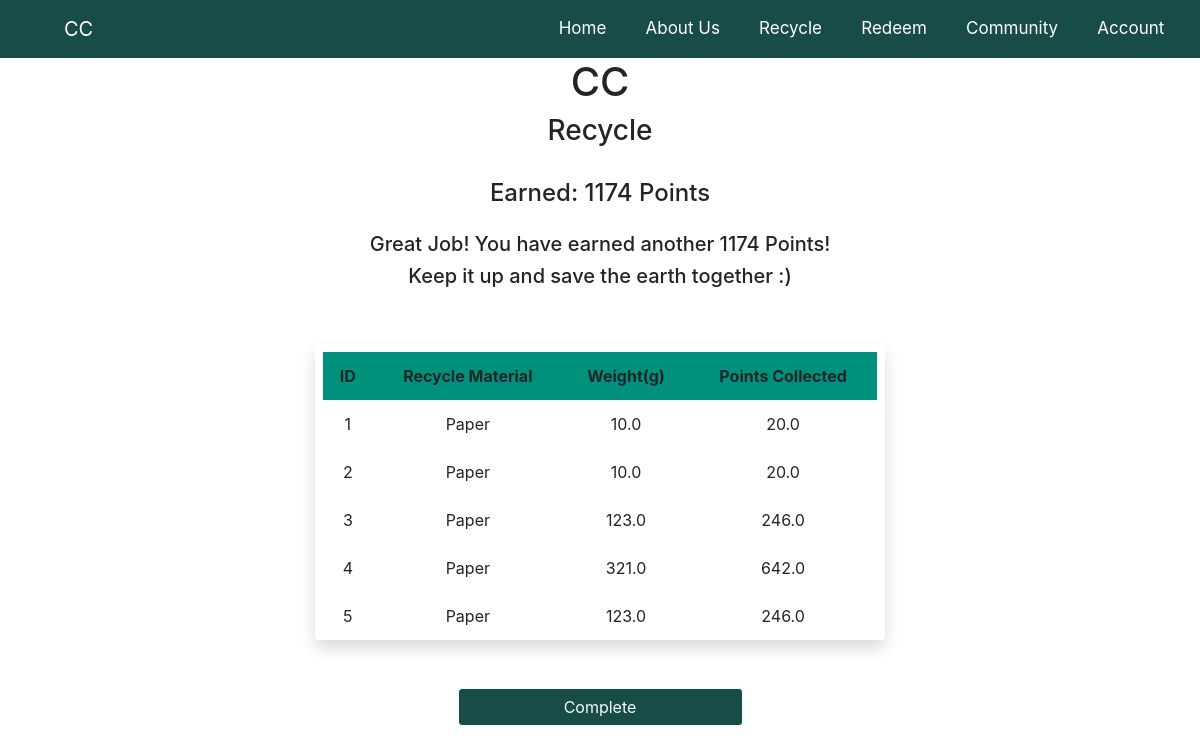
The page /process3/1 on the database as committed earlier.
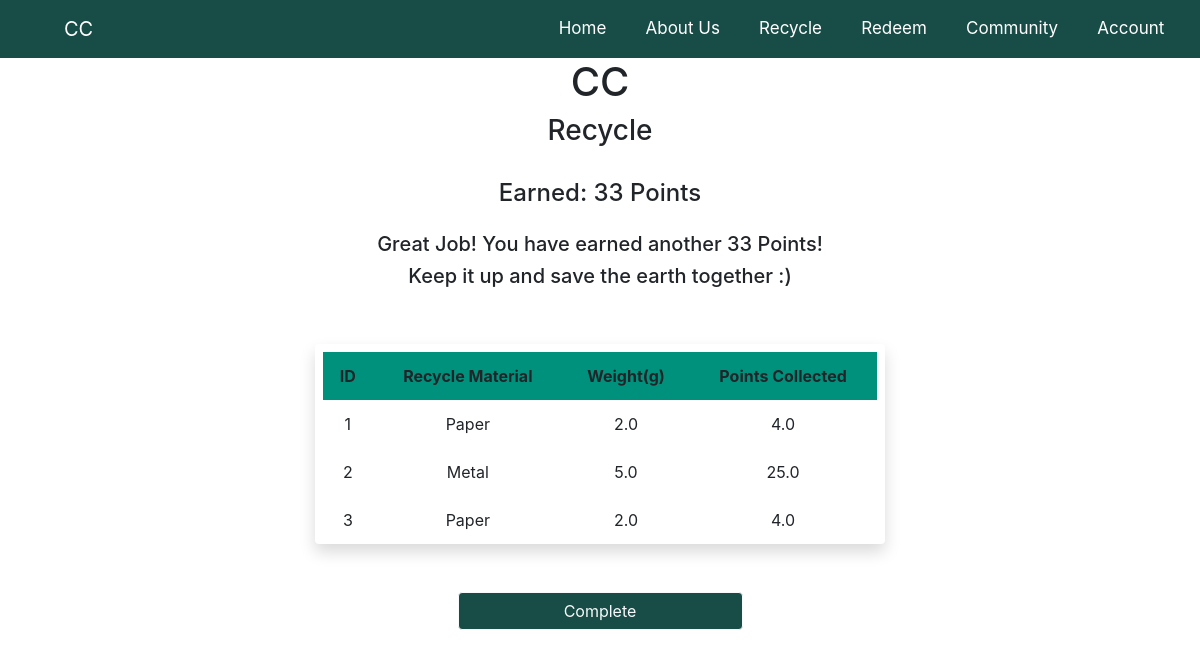
The same page on the database as committed later.
### app.py (models this page shows)
class RecycledItem(db.Model):
    id = db.Column(db.Integer, primary_key = True)
    material = db.Column(db.String(200), nullable = False)
    weight = db.Column(db.Float, nullable = False)
    recycle_id = db.Column(db.Integer, db.ForeignKey('recycle.id'))
    def __init__(self, material, weight):
        self.material = material
        self.weight = weight
    @hybrid_property
    def calculate_points(self):
        if self.material == 'Paper':
            point = 2 * self.weight
        elif self.material == 'Plastic':
            point = 4 * self.weight
        else:
            point = 5 * self.weight
        return point

### app.py (the view)
@app.route('/process3/<int:id>', methods=['GET', 'POST'])
def process3(id):
    recycled_items = RecycledItem.query.order_by(RecycledItem.recycle_id) # Can be Used for user history
    i = RecycledItem
    store_point = []
    for recycled_item in recycled_items:
        point = RecycledItem(recycled_item.material, recycled_item.weight)
        store_point.append(point.calculate_points)
    total_point = "{:.0f}".format(sum(store_point))
    return render_template("MachineProcess/process3.html", recycled_items = recycled_items, i = i, total_point = total_point)

### app.py (called while the page is built)
@app.before_request
def before_request():
    g.user = None
    if 'user id' in session:
        g.user = session['user id']

### templates/MachineProcess/process3.html (shortened to what this page needs)
{% extends "base.html" %}
{% block head %}
    <link rel="stylesheet" href="{{ url_for('static', filename='CSS/process.css')}}">
{% endblock %}
{% block content %}
<div class="container-sm col-lg-6 ml-auto">
    <h1 class="text-center">CC</h1>
    <h3 class="text-center">Recycle</h3>
    <br>
    <div class="form-group pb-3">
        <h4 class="text-center pb-3">Earned: {{total_point}} Points</h4>
        <h5 class="text-center">Great Job! You have earned another {{total_point}} Points!</h5>
        <h5 class="text-center pb-3">Keep it up and save the earth together :)</h5>
    </div>
    <div class="pr-2 pt-2 pl-2 rounded shadow mb-5">
        <table class="table">
            <thead class="thead-green">
              <tr class="text-center">
                <th scope="col">ID</th>
                <th scope="col">Recycle Material</th>
                <th scope="col">Weight(g)</th>
                <th scope="col">Points Collected</th>
              </tr>
            </thead>
            <tbody>
              {% for recycled_item in recycled_items%}
              <tr class="text-center">
                <td>{{ recycled_item.id }}</td>
                <td>{{ recycled_item.material }}</td>
                <td>{{ recycled_item.weight }}</td>
                <td>{{ i(recycled_item.material, recycled_item.weight).calculate_points}}</td>
              </tr>
              {% endfor%}
            </tbody>
          </table>
        </div>
        <div class="form-group pb-3 d-flex justify-content-center">
            <a type="button" href="{{ url_for('process1')}}" class="btn button-color btn-outline-light w-50">Complete</a>
        </div>
</div>
{% endblock %}

Rows that differ between the two databases and show on the page:
removed RecycledItem: id "4", material "Paper", weight "321.0", material+weight "642.0"
removed RecycledItem: id "5", material "Paper", weight "123.0", material+weight "246.0"
changed RecycledItem id 1: weight "10.0" → "2.0"; material+weight "20.0" → "4.0"
changed RecycledItem id 2: material "Paper" → "Metal"; weight "10.0" → "5.0"; material+weight "20.0" → "25.0"
changed RecycledItem id 3: weight "123.0" → "2.0"; material+weight "246.0" → "4.0"
Other text that changed with them:
{{ total_point }}: "1174" → "33"
